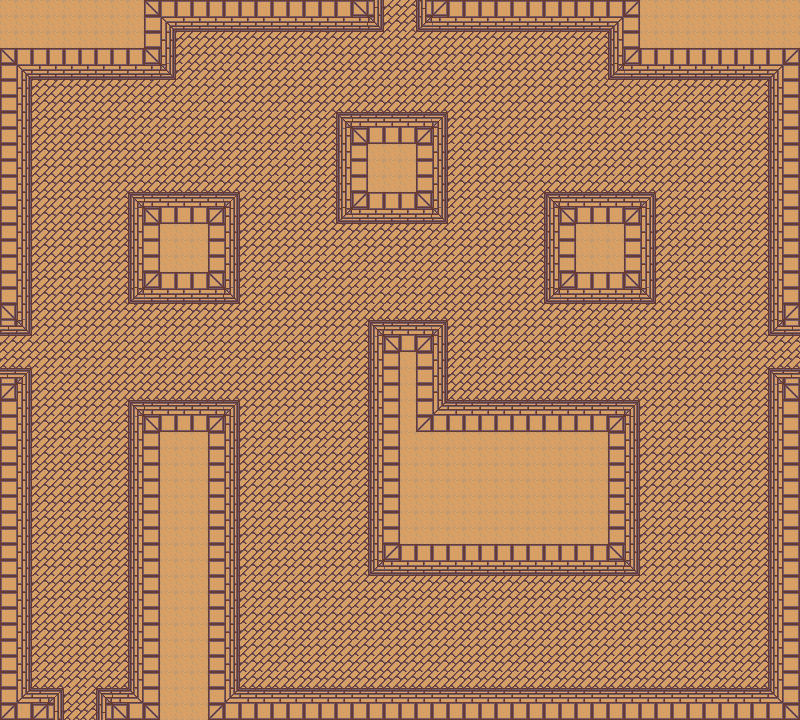

Tiled map render using the project's own tile images. Description and the map definition, with tile-layer contents summarised, below:
An orthogonal 50x45 tile map with 16x16 px tiles, 1 tile layer (background), 3 tilesets and 17 objects.

<map version="1.0" orientation="orthogonal" renderorder="right-down" width="50" height="45" tilewidth="16" tileheight="16" nextobjectid="79">
 <tileset firstgid="1" name="tileset_1" tilewidth="16" tileheight="16" tilecount="1200" columns="40">
  <image source="tileset_1.png" width="640" height="480" />
 </tileset>
 <tileset firstgid="1201" name="player" tilewidth="32" tileheight="32" tilecount="1" columns="1">
  <image source="../../img/player_stand.png" width="32" height="36" />
 </tileset>
 <tileset firstgid="1202" name="scarab" tilewidth="64" tileheight="32" tilecount="1" columns="1">
  <image source="../../img/scarab.png" width="64" height="32" />
 </tileset>
 <layer name="background" width="50" height="45">
  <data>[2250 cells, 2250 non-empty, 40 distinct tile ids]</data>
 </layer>
 <objectgroup name="enemies" />
 <objectgroup name="solids">
  <object id="58" x="128" y="192" width="112" height="112" />
  <object id="59" x="336" y="112" width="112" height="112" />
  <object id="60" x="544" y="192" width="112" height="112" />
  <object id="61" x="0" y="0" width="384" height="32" />
  <object id="62" x="0" y="32" width="176" height="48" />
  <object id="63" x="0" y="80" width="32" height="256" />
  <object id="64" x="0" y="368" width="32" height="352" />
  <object id="65" x="32" y="688" width="32" height="32" />
  <object id="66" x="96" y="688" width="32" height="32" />
  <object id="67" x="128" y="400" width="112" height="320" />
  <object id="69" x="240" y="688" width="560" height="32" />
  <object id="70" x="768" y="368" width="32" height="320" />
  <object id="71" x="368" y="320" width="80" height="256" />
  <object id="73" x="448" y="400" width="192" height="176" />
  <object id="74" x="416" y="0" width="384" height="32" />
  <object id="76" x="608" y="32" width="192" height="48" />
  <object id="78" x="768" y="80" width="32" height="256" />
 </objectgroup>
 <objectgroup name="player" />
</map>
